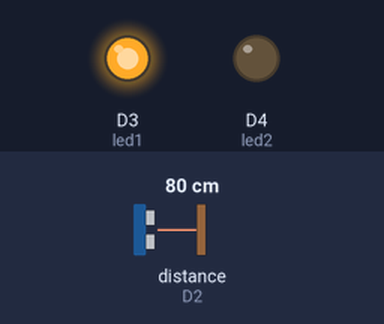
The sketch below on a simulated ESP8266 (NodeMCU). On the bench: output pins drawn as LEDs (lit = HIGH). Wiring (inferred from the names in the program): ultrasonic range finder: trigger D1; echo D2. The test bench sets the inputs (shaded band); at power-on: distance to the obstacle (sensor on D2) 80 cm. The echo pulse lasts 58.3 µs per cm; WiFi joins after 1.5 s; servers stay silent unless stated; no MQTT or app messages arrive unless stated; pins used as bus, display or sensor lines are not drawn; what the sketch prints to the serial monitor is not drawn.

Above: at 2.7 s.
2.8 s: distance to the obstacle (sensor on D2) set to 33 cm
10.1 s: distance to the obstacle (sensor on D2) set to 27 cm
At 15.8 s:
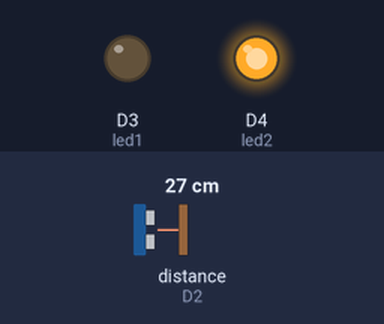
17.4 s: distance to the obstacle (sensor on D2) set to 35 cm
At 22.0 s:
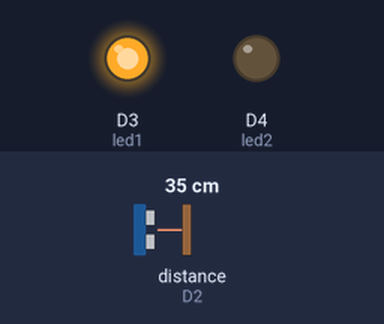
24.7 s: distance to the obstacle (sensor on D2) set to 2 cm
At 28.2 s:
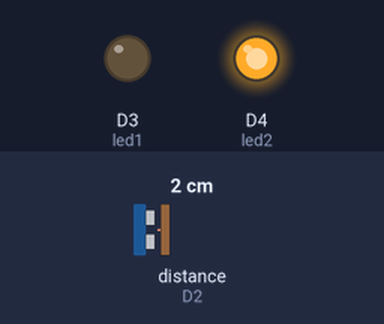
Timing chart, 0 to 29.7 s (numbered marks = the images above; inputs shaded):
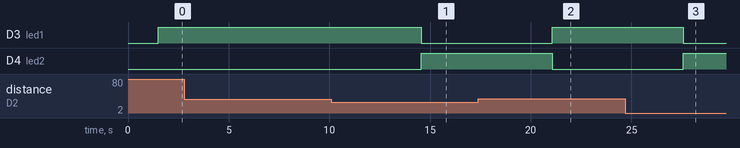

Measured:
- the behaviour switches between 31 and 30 cm on distance to the obstacle (sensor on D2) (found by bisection; images 0 and 1)
- after the input at 2.8 s, every drawn part: stays the same
- after the input at 10.1 s, D3 (led1): HIGH → LOW after 4.5 s; D4 (led2): LOW → HIGH after 4.5 s
- after the input at 17.4 s, D3 (led1): LOW → HIGH after 3.7 s; D4 (led2): HIGH → LOW after 3.7 s
- after the input at 24.7 s, D3 (led1): HIGH → LOW after 2.9 s; D4 (led2): LOW → HIGH after 2.9 s

The sketch:

JarakComplete.ino
```cpp
#include <ESP8266WiFi.h>
#include <PubSubClient.h>

//-------- Customise these values -----------
const char* ssid = "Meratus99";
const char* password = "khansaferdi1999";

#define ORG "nt8y82"
#define DEVICE_TYPE "nodemcu"
#define DEVICE_ID "nodemcu55"
#define TOKEN "rahimanisa55"
//-------- Customise the above values --------

char server[] = ORG".messaging.internetofthings.ibmcloud.com";
char topic[] = "iot-2/evt/status/fmt/json";
char authMethod[] = "use-token-auth";
char token[] = TOKEN;
char clientId[] = "d:" ORG ":" DEVICE_TYPE ":" DEVICE_ID;

WiFiClient wifiClient;
PubSubClient client(server, 1883, NULL, wifiClient);

int trig= D1;            // membuat varibel trig yang di set ke-pin 3
int echo= D2;            // membuat variabel echo yang di set ke-pin 2
int led1 = D3;
int led2 = D4;

long durasi, jarak;     // membuat variabel durasi dan jarak

void setup() {
pinMode(trig, OUTPUT);    // set pin trig menjadi OUTPUT
pinMode(echo, INPUT);     // set pin echo menjadi INPUT
pinMode(led1,OUTPUT);   //led1 sebagai OUTPUT
pinMode(led2,OUTPUT);   //led2 sebagai OUTPUT

Serial.begin(115200);
Serial.println();

 Serial.print("Connecting to "); Serial.print(ssid);
 WiFi.begin(ssid, password);
 while (WiFi.status() != WL_CONNECTED) {
 delay(500);
 Serial.print(".");
 }
 Serial.println("");

 Serial.print("WiFi connected, IP address: "); Serial.println(WiFi.localIP());
}

int counter = 0;

void loop() {
digitalWrite(trig, LOW);
delayMicroseconds(8);
digitalWrite(trig, HIGH);
delayMicroseconds(8);
digitalWrite(trig, LOW);
delayMicroseconds(8);


durasi= pulseIn(echo, HIGH);  // menerima suara ultrasonic
jarak= (durasi/2) / 29.1;     // mengubah durasi menjadi jarak (cm)
Serial.println(jarak);        // menampilkan jarak pada Serial Monitor

if(jarak > 30) {
  digitalWrite(led1, HIGH);
  digitalWrite(led2, LOW);
  Serial.println("Kejauhan");

}else {
  digitalWrite(led1, LOW);
  digitalWrite(led2, HIGH);
  Serial.println("Kedekatan");
}
delay(1500);

 if (!client.connected()) {
 Serial.print("Reconnecting client to ");
 Serial.println(server);
 while (!client.connect(clientId, authMethod, token)) {
 Serial.print(".");
 delay(500);
 }
 Serial.println();
 }

 String payload = "{\"d\":{\"jarak\":";
 //payload += ",\"counter\":";
 payload += jarak;
 payload += "}}";

 Serial.print("Sending payload: ");
 Serial.println(payload);

 if (client.publish(topic, (char*) payload.c_str())) {
 Serial.println("Publish ok");
 } else {
 Serial.println("Publish failed");
 }

 delay(5000);
}
```
